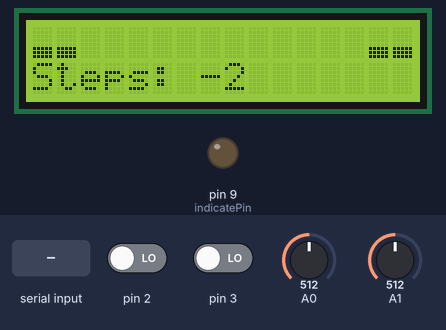
The sketch below on a simulated Arduino Uno, built with avr-gcc and run on an emulated ATmega328P. On the bench: 16×2 character LCD, output pins drawn as LEDs (lit = HIGH). Dashed ring = blinking. The test bench sets the inputs (shaded band); at power-on: pin 2 LOW, A0 = 512, A1 = 512, pin 3 LOW. What the sketch prints to the serial monitor is not drawn.

Above: at 1.2 s.
1.3 s: pin 2 driven HIGH
At 1.68 s:
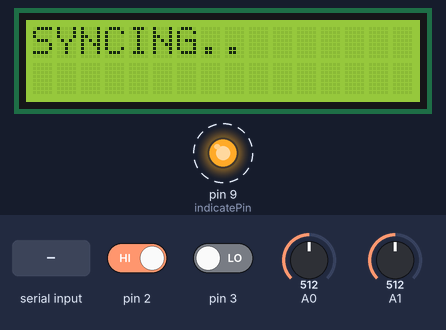
3.2 s: A0 set to 716
At 4.4 s:
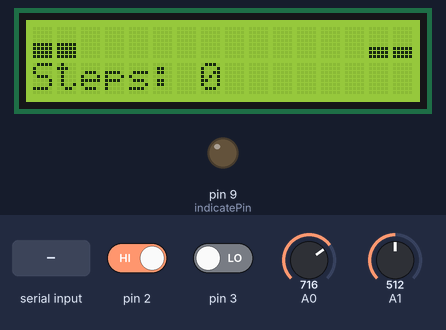
4.7 s: A1 set to 716
At 5.6 s:
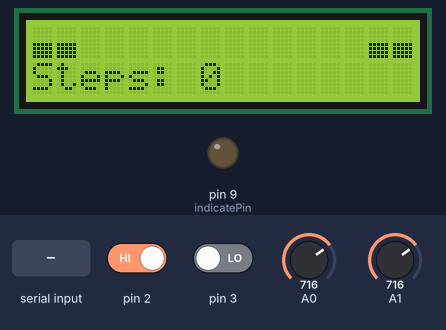
6.2 s: pin 3 driven HIGH
At 8.0 s:
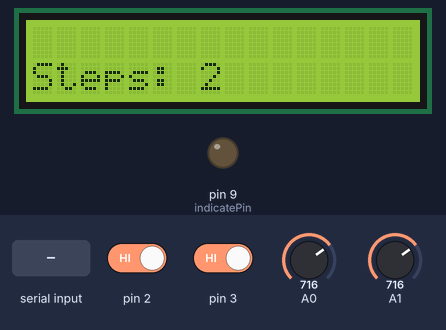
8.2 s: "C" received over Serial
At 9.4 s:
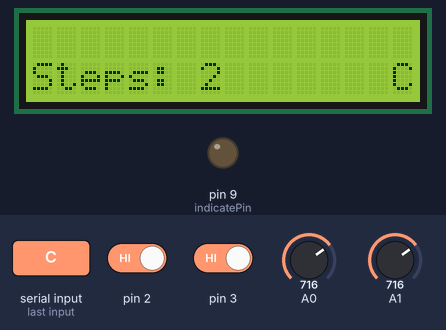
9.7 s: A0 set to 743
11.2 s: A0 set to 777
At 12.1 s:
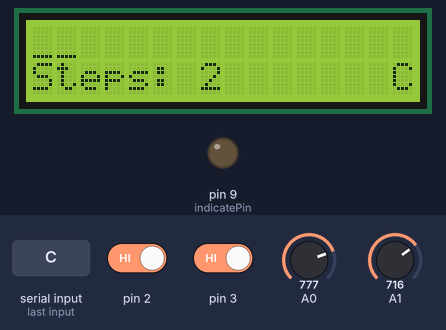
Timing chart, 0 to 14.2 s (numbered marks = the images above; inputs shaded):
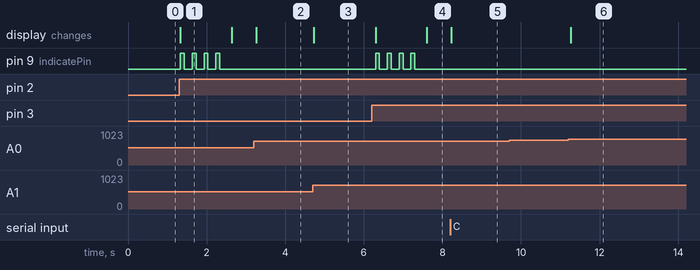

The sketch:

StepCounter.ino
```cpp
#include <LiquidCrystal.h>
#include "PressureSensor.cpp"

/* HEX coding for the bar */
    uint8_t bar[8][8] = { { 0x0, 0x0, 0x0, 0x0, 0x0, 0x0, 0x0, 0x0 },
                        { 0x0, 0x0, 0x0, 0x0, 0x0, 0x0, 0x0, 0x3f },
                        { 0x0, 0x0, 0x0, 0x0, 0x0, 0x0, 0x3f, 0x3f },
                        { 0x0, 0x0, 0x0, 0x0, 0x0, 0x3f, 0x3f, 0x3f },
                        { 0x0, 0x0, 0x0, 0x0, 0x3f, 0x3f, 0x3f, 0x3f },
                        { 0x0, 0x0, 0x0, 0x3f, 0x3f, 0x3f, 0x3f, 0x3f },
                        { 0x0, 0x0, 0x3f, 0x3f, 0x3f, 0x3f, 0x3f, 0x3f },
                        { 0x0, 0x3f, 0x3f, 0x3f, 0x3f, 0x3f, 0x3f, 0x3f }

    };


/* LCD connections */
LiquidCrystal lcd(12, 11, 5, 4, 7, 6);
/*For interrupt state 0 and 1 respectively*/
volatile int syncState= LOW;
volatile int caliState= LOW;
char processingState = ' ';

//(pin, cali)
PressureSensor sensor1 = PressureSensor(0, 0);
PressureSensor sensor2 = PressureSensor(1, 0);

//indicator LED
int indicatePin = 9;

void setup() {
  Serial.begin(9600);
  /*create byte char for*/
  for(int i=0; i<8; i++){
    lcd.createChar(i, bar[i]);
  }
  lcd.begin(16, 2);
  /*attach interrupts for syncing and calibrating*/
  attachInterrupt(0, sync, RISING);
  attachInterrupt(1, cali, RISING);
  pinMode(indicatePin, OUTPUT);
}

void loop() {
  sensor1.readValue();
  sensor2.readValue();
  lcd.clear();
 /*print only if the value is greater than zero*/
 if(sensor1.getValuePrev()>=0)
   lcd.write(byte(sensor1.getValuePrev()));
 else
    lcd.write(byte(0));

 if(sensor1.getValue()>=0)
   lcd.write(byte(sensor1.getValue()));
 else
    lcd.write(byte(0));

lcd.setCursor(0, 1);
 //Serial.print("Steps: ");
 //Serial.println(nSteps);
 lcd.print("Steps: ");
 lcd.print(sensor1.getSteps()+sensor2.getSteps());

 if (Serial.available()){
    processingState = Serial.read();
 }

 if(processingState == 'C'){
   lcd.setCursor(15, 1);
   lcd.print(processingState);
 }

 lcd.setCursor(14, 0);
  /*print only if the value is greater than zero*/
 if(sensor2.getValuePrev()>=0)
   lcd.write(byte(sensor2.getValuePrev()));
 else
    lcd.write(byte(0));

 if(sensor2.getValue()>=0)
   lcd.write(byte(sensor2.getValue()));
 else
    lcd.write(byte(0));

 Serial.println("C");
 /*If sync interrupt was called then send the value to serial port*/

  if(syncState == HIGH){
    Serial.print("C,");
    Serial.println(sensor1.getSteps()+sensor2.getSteps());
    syncState = LOW;
    sensor1.resetSteps();
    sensor2.resetSteps();
    lcd.clear();
    lcd.print("SYNCING..");
    blinkWait(4);
  }

 /*If caliberation interrupt was called then reset its value*/

  if(caliState == HIGH){
    caliState = LOW;
    sensor1.calibrateCurr();
    sensor2.calibrateCurr();
    lcd.clear();
    lcd.print("CALIBRATING..");
    blinkWait(4);
  }

 delay(100);
 Serial.flush();
}

void sync(){
 syncState = HIGH;
}

void cali(){
 caliState = HIGH;
}

void blinkWait(int times) {
  for(int i = 0; i<times; i++){
    digitalWrite(indicatePin, HIGH);
    delay(100);
    digitalWrite(indicatePin, LOW);
    delay(200);
  }
}
```

PressureSensor.cpp
```cpp
#include <Arduino.h>

class PressureSensor {

  private:
    /*Pressure sensor pin*/
    int fsrAnalogPin;
    /*Current and previous analog value of pressure sensor*/
    int fsrReading;
    int fsrReadingPrev;
    /*prev value for bar*/
    int valuePrev;
    /*prev value for bar*/
    int value;
    /*default Calibration*/
    int caliReading;
    /*init number of steps*/
    int nSteps;
    /*for managing the step state, hence count*/
    boolean flag;

  public:
    PressureSensor(int pin, int cali){
      fsrAnalogPin = pin;
      fsrReadingPrev = 0;
      caliReading = cali;
      nSteps = -1;
      int valuePrev = 7;
      flag = true;
    }

    long getSteps(){
      return nSteps;
    }

    void calibrate(int cali){
      caliReading = cali;
    }

    void calibrateCurr(){
      caliReading = fsrReading;
    }

    void readValue(){
       /*read current pressure sensor value*/
       fsrReading = analogRead(fsrAnalogPin);
        /*map to plot the bars*/
       value = map(fsrReading, caliReading, 1023, 0, 7);
         /*increment step count in case of rising pressue value*/
       if(valuePrev >= value){
         if(flag == true && value == 0){
           nSteps++;
           flag = false;
         }
       }else{
         flag = true;
       }
       valuePrev = value;

    }

    int getValuePrev() {
      return valuePrev;
    }

    int getValue() {
      return value;
    }

    void resetSteps(){
      nSteps = 0;
    }


};
```

Measured:
- the behaviour switches between 759 and 760 on A0 (found by bisection; images 5 and 6)
- after the input at 1.3 s, pin 9 (indicatePin): alternates HIGH for 0.10 s and LOW for 0.20 s, 8 changes in all, then stays LOW, starting at once; the display: changes at once (image 1)
- after the input at 3.2 s, the display: changes after 0.07 s (image 2)
- after the input at 4.7 s, the display: changes at once (image 3)
- after the input at 6.2 s, pin 9 (indicatePin): alternates HIGH for 0.10 s and LOW for 0.20 s, 8 changes in all, then stays LOW, starting after 0.10 s; the display: first changes after 0.10 s (image 4 shows a later state)
- after the input at 8.2 s, the display: changes at once (image 5)
- after the input at 9.7 s, every drawn part: stays the same
- after the input at 11.2 s, the display: changes after 0.07 s (image 6)
